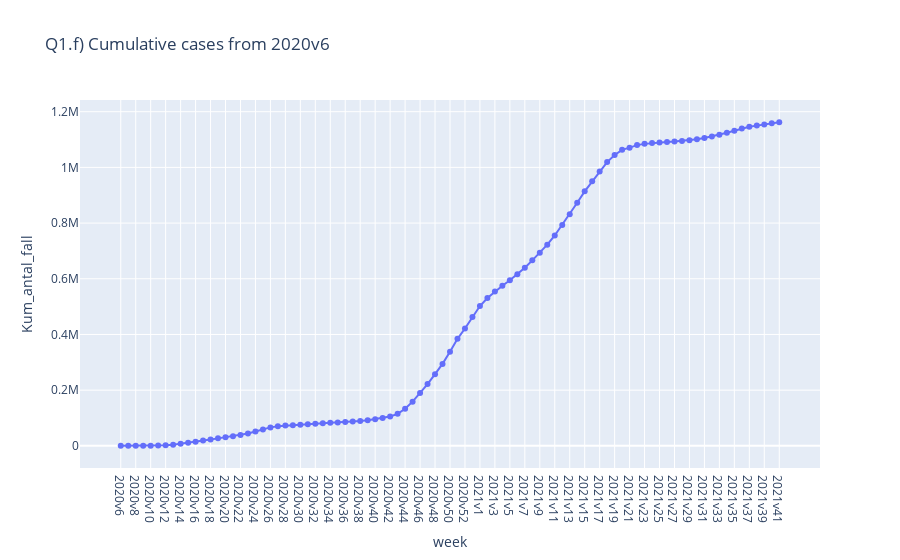

Here is the notebook cell this chart was saved with:
### Code cell
px_line(y="Kum_antal_fall", title="Q1.f) Cumulative cases from 2020v6")
